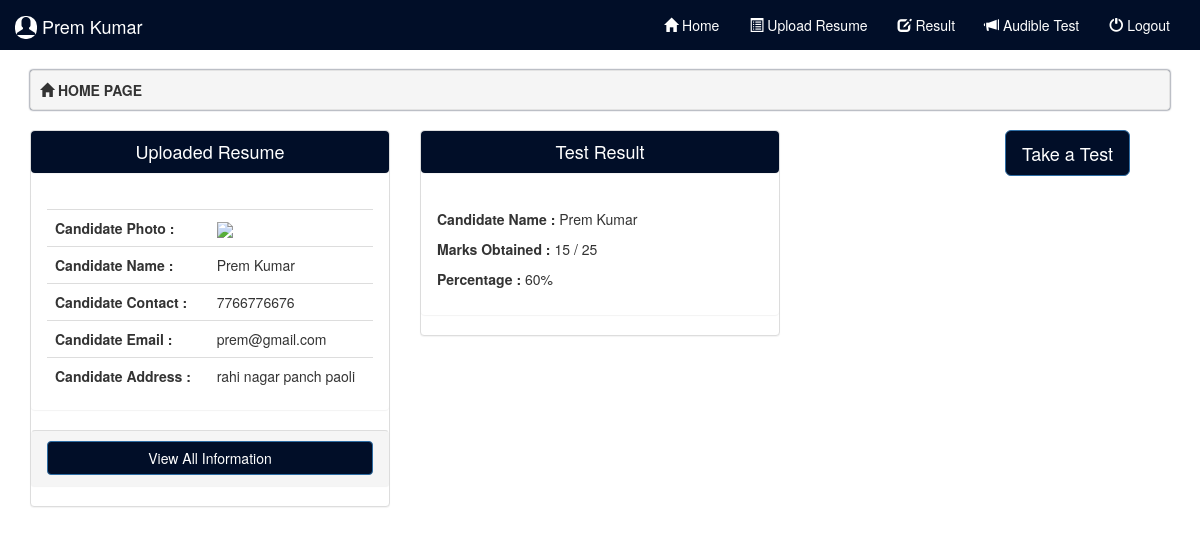
The app's page /home (signed in) with its own data.
### tables this page shows
CREATE TABLE IF NOT EXISTS `tbl_resume` (
  `rid` int(11) NOT NULL AUTO_INCREMENT,
  `rdate` varchar(12) NOT NULL,
  `uid` int(10) NOT NULL,
  `photo` varchar(500) NOT NULL,
  `uname` varchar(30) NOT NULL,
  `cname` varchar(30) NOT NULL,
  `contact` varchar(12) NOT NULL,
  `email` varchar(50) NOT NULL,
  `address` varchar(100) NOT NULL,
  `ssc` varchar(40) NOT NULL,
  `hssc` varchar(40) NOT NULL,
  `ug` varchar(40) NOT NULL,
  `pg` varchar(40) NOT NULL,
  `extra_curr` varchar(200) NOT NULL,
  `key_skills` varchar(200) NOT NULL,
  `work_exp` varchar(200) NOT NULL,
  `flag` int(2) NOT NULL,
  PRIMARY KEY (`rid`)
);

### home.php (the view, shortened to what this page needs)
<?php
include('connect.php');
$myresume = mysqli_query($con,"SELECT * FROM `tbl_resume` WHERE `uid` = '".$_SESSION['uid']."' ");
$mrdata = mysqli_fetch_array($myresume);
?>
<!DOCTYPE html>
<html>
<head>
	<?php include('bootcdn.php') ?>
</head>
<body>
	<?php include('header.php'); ?>
	<div class="container">
		<div class="well well-sm">
			<span class="glyphicon glyphicon-home"></span>
			<b>HOME PAGE</b>
		</div>
		<div class="row">
			<div class="col-sm-4">
				<div class="panel panel-default">
					<div class="panel panel-header">
						<h4>Uploaded Resume</h4>
					</div>
                    <div class="panel panel-body">
                    	<div class="table-responsive">
                    	<table class="table">
                    	<tr>
                    	    <th>
						         Candidate Photo :
						    </th>
						    <td>
						    	<img src="<?php echo 'pimgs/'.$mrdata['photo'] ?>" width="100px">
						    </td>
					    </tr>
                    	<tr>
                    	    <th>
						         Candidate Name :
						    </th>
						    <td>
						    	<?php echo $mrdata['cname'] ?>
						    </td>
					    </tr>
						<tr>
							<th>
								Candidate Contact :
							</th>
							<td>
								<?php echo $mrdata['contact'] ?>
							</td>
						</tr>
						<tr>
							<th>
								Candidate Email :
							</th>
							<td>
								<?php echo $mrdata['email'] ?>
							</td>
						</tr>
						<tr>
							<th>
								Candidate Address :
							</th>
							<td>
								<?php echo $mrdata['address'] ?>
							</td>
						</tr>
					</table>
				</div>
					</div>
					<div class="panel panel-footer">
						<button style="background-color:#010E28;" class="btn btn-primary btn-block" data-toggle="modal" data-target="#myModal">View All Information</button>
					</div>
				</div>
			</div>
            <div class="col-sm-4">
            	<div class="panel panel-default">
            		<div class="panel panel-header">
            			<h4>Test Result</h4>
            		</div>
            		<div class="panel panel-body">
            			<?php
       			$numdata = mysqli_query($con,"SELECT * FROM `tbl_test` WHERE `uid` = '".$_SESSION['uid']."' ");
       			$numdata1 = mysqli_num_rows($numdata);
       			if($numdata1==5)
       			{
       			$rdata = mysqli_query($con,"SELECT * FROM `tbl_test` WHERE `uid` = '".$_SESSION['uid']."' ");
       			$total = 0;
       			while($row = mysqli_fetch_assoc($rdata)){
       			?>
       			<?php $total = $total + $row['marks']; ?>
       			<?php
       		}
       		?>
       		<p><b>Candidate Name : </b><?php echo $_SESSION['uname'] ?></p>
				<p><b>Marks Obtained : </b><?php echo $total ?> / 25</p>
				<p><b>Percentage : </b>
					<?php
					echo $t = $total/25 * 100;
					?>%
				</p>
       		<?php
       		}else{
       			echo 'No Data Available..';
       		} ?>
            		</div>
            	</div>
            </div>
            <div class="col-sm-2">
            </div>
			<div class="col-sm-2">
				<?php
				$avl = mysqli_query($con,"SELECT * FROM `tbl_resume` WHERE `uid` = '".$_SESSION['uid']."' ");
				$avl1 = mysqli_num_rows($avl);
				?>
				<a href="test"><button style="background-color:#010E28;" class="btn btn-primary btn-lg" <?php if($avl1==0){echo 'disabled';}elseif($mrdata['flag']=='0'){echo 'disabled';}else{echo 'enabled';} ?>>Take a Test</button></a>
			</div>
		</div>
	</div>
</body>
</html>

### home.php (style rules this page uses)
.well-sm { box-shadow:0 0 2px #010E28; }
.panel-header { background-color:#010E28; color:white; text-align:center; }

### records on screen
tbl_resume: cname "Prem Kumar", contact "7766776676", email "prem@gmail.com", address "rahi nagar panch paoli"

### other values on screen
$_SESSION['uname'] "Prem Kumar"
$total "15"
$t = $total/25 * 100 "60"
